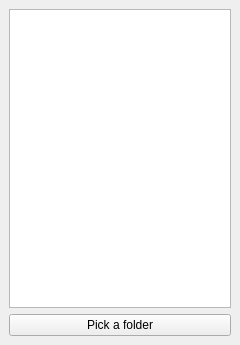
<?xml version="1.0" encoding="UTF-8"?>
<ui version="4.0">
 <class>MainWindow</class>
 <widget class="QMainWindow" name="MainWindow">
  <property name="geometry">
   <rect>
    <x>0</x>
    <y>0</y>
    <width>240</width>
    <height>345</height>
   </rect>
  </property>
  <property name="windowTitle">
   <string>MainWindow</string>
  </property>
  <widget class="QWidget" name="centralwidget">
   <layout class="QVBoxLayout" name="verticalLayout">
    <item>
     <widget class="QGraphicsView" name="graphicsView"/>
    </item>
    <item>
     <widget class="QPushButton" name="btnBrowse">
      <property name="text">
       <string>Pick a folder</string>
      </property>
     </widget>
    </item>
   </layout>
  </widget>
 </widget>
 <resources/>
 <connections/>
</ui>
